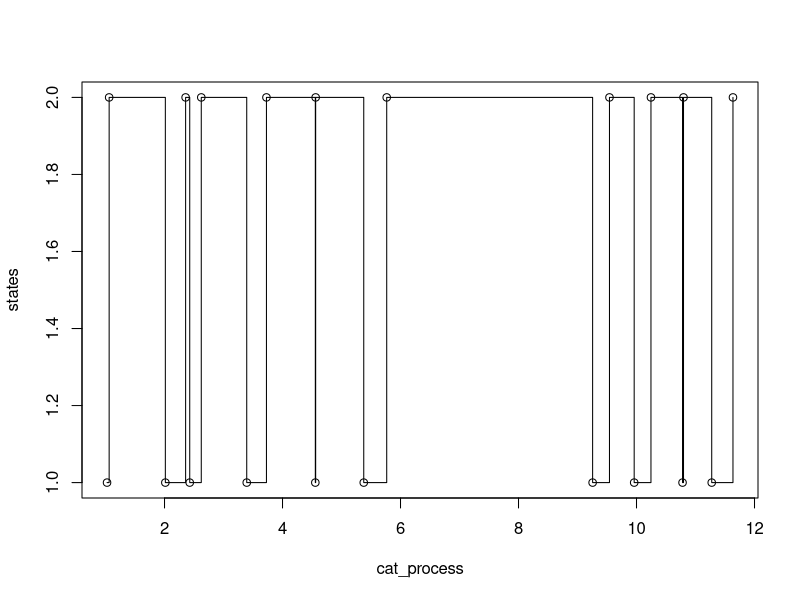
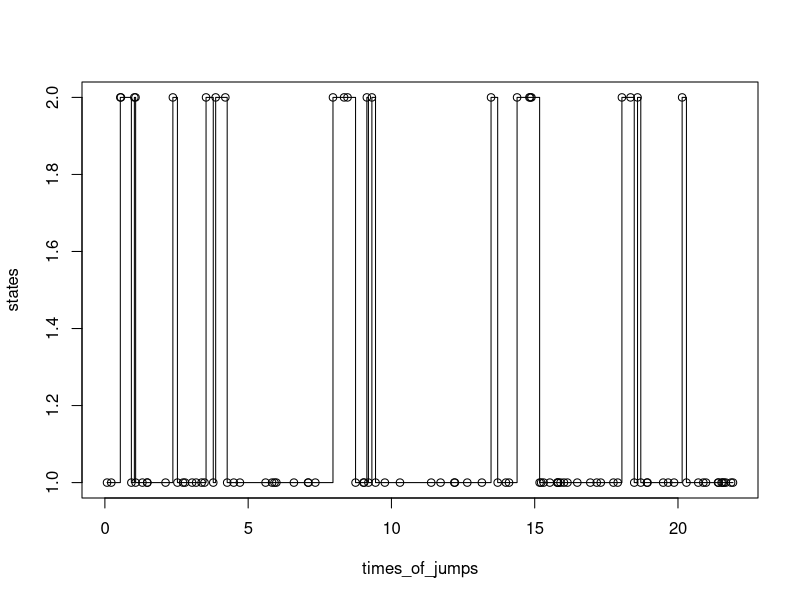

Write the R code that produced these figures, in order.
## ---- chunk 1
alpha <- 1
beta <- 3
n_jumps <- 20
n_jumps_one <- n_jumps / 2

first_process <- rexp(n_jumps_one, rate = alpha)
second_process <- rexp(n_jumps_one, rate = beta)
cat_process <- numeric(n_jumps)
cat_process[1] <- first_process[1]
cat_process[2] <- second_process[1] + first_process[1]

for(i in (2:n_jumps_one)){
  cat_process[2*i - 1] = cat_process[2*i - 2] +first_process[i]
  cat_process[2*i] = cat_process[2*i - 1] + second_process[i]
}

states <- rep(c(1,2), n_jumps_one)

{
plot(cat_process, states, type = "s")
points(cat_process, states)
}
## ---- chunk 2
rate <- 5
alpha <- 1
beta <- 3

n_virtual_jumps <- 100

times_of_jumps <- cumsum(rexp(n_virtual_jumps, rate))
states <- numeric(n_virtual_jumps)
states[1] <- 1 

for(i in (2:n_virtual_jumps)){
  if (states[i-1] == 1){
    states[i] <- ifelse(runif(1) < alpha/rate, 2, 1)
  }
  
  if (states[i-1] == 2){
    states[i] <- ifelse(runif(1) < beta/rate, 1, 2)
  }
}

{
plot(times_of_jumps, states, type = "s")
points(times_of_jumps, states)
}
## ---- chunk 3
rm(list = ls())
## ---- chunk 4
1 - pcauchy(2)
## ---- chunk 5
cauchy_simulation <- function(repeats){
  
  estimate <- mean(rcauchy(repeats) > 2)
  sig <- sd(rcauchy(repeats) > 2) / sqrt(repeats)
  
  return(c(estimate, sig))
}

n_sim <- 200
simulated_value <- numeric(n_sim)
for(i in (1:n_sim)){
  simulated_value[i] <- cauchy_simulation(100)[1]
}

cauchy_simulation(100)
## ---- chunk 6
cauchy_simulation_2 <- function(repeats){
  
  estimate <- (1/2) * mean(abs(rcauchy(repeats)) > 2)
  sig <- sd(abs(rcauchy(repeats)) > 2) / (2*sqrt(repeats))
  
  return(c(estimate, sig))
}

cauchy_simulation_2(100)
